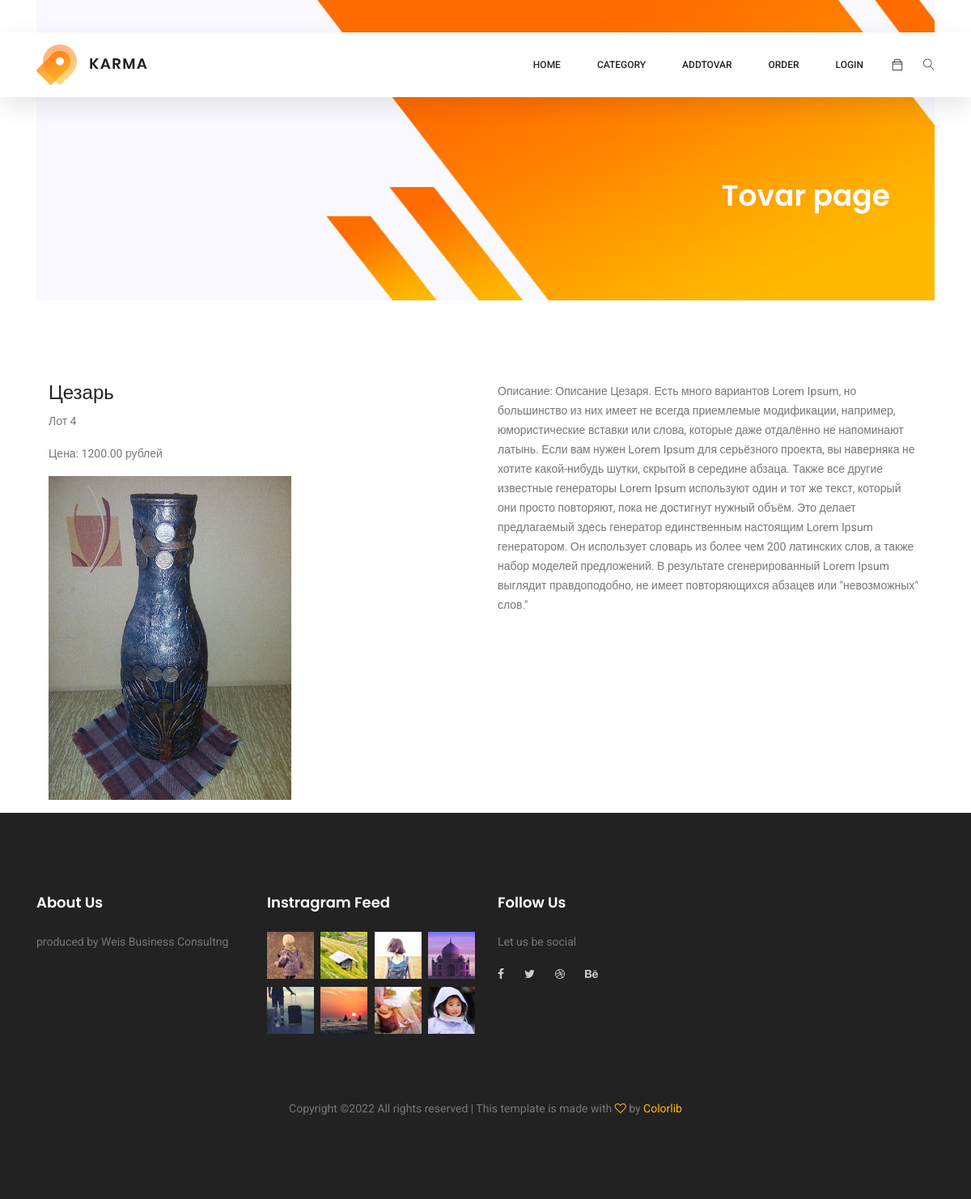
The app's page /post/4/ with its own data.
### women/models.py (models this page shows, shortened)
class Women (models.Model):
    title = models.CharField(max_length=255)
    content = models.TextField(blank=True)
    photo = models.ImageField(upload_to="photos/%Y/%m/%d/")
    price = models.DecimalField(max_digits=15, decimal_places=2)
    time_create = models.DateTimeField(auto_now_add=True)
    time_update = models.DateTimeField(auto_now=True)
    is_published = models.BooleanField(default=True)
    cat = models.ForeignKey("Category", on_delete=models.PROTECT, null=True)

### women/views.py (the view)
# urls.py: path('post/<int:post_id>/', post, name="post"), # - направляем на post
def post(request, post_id):
    post = get_object_or_404(Women, pk=post_id) # в переменную post выбранную запись таблицы Women
    return render(request, 'women/post.html', {'post': post})

### women/templates/women/post.html (shortened to what this page needs)
{% extends 'women/base.html' %}
{% block content %}
<body id="category">
<div class="container">
    <section class="banner-area organic-breadcrumb">
        <div class="container">
            <div class="breadcrumb-banner d-flex flex-wrap align-items-center justify-content-end">
                <div class="col-first">
                    <h1>Tovar page</h1>
                </div>
            </div>
        </div>
    </section>
    <div class="container">
        <div class="row">
             <div class="col">
                <h3>{{ post.title }}</h3>
                <p>Лот {{ post.id }}</p>
                <p>Цена: {{ post.price }} рублей</p>
                <p><img src = "{{ post.photo.url }}" width=300px /></p>
            </div>
            <div class="col">
                <p>Описание: {{ post.content }}"</p>
            </div>
        </div>
    </div>
</div>
</body>
{% endblock %}

### records on screen
Women: title "Цезарь", id "4", price "1200.00", photo (picture), content "Описание Цезаря. Есть много вариантов Lorem Ipsum, но большинство из них имеет не всегда приемлемые модификации, например, юмористические вставки или слова, которые даже отдалённо не напоминают латынь. Если вам нужен Lorem Ipsum для серьёзного проекта, вы наверняка не хотите какой-нибудь шутки, скрытой в середине абзаца. Также все другие известные генераторы Lorem Ipsum используют один и тот же текст, который они просто повторяют, пока не достигнут нужный объём. Это делает предлагаемый здесь генератор единственным настоящим Lorem Ipsum генератором. Он использует словарь из более чем 200 латинских слов, а также набор моделей предложений. В результате сгенерированный Lorem Ipsum выглядит…"
